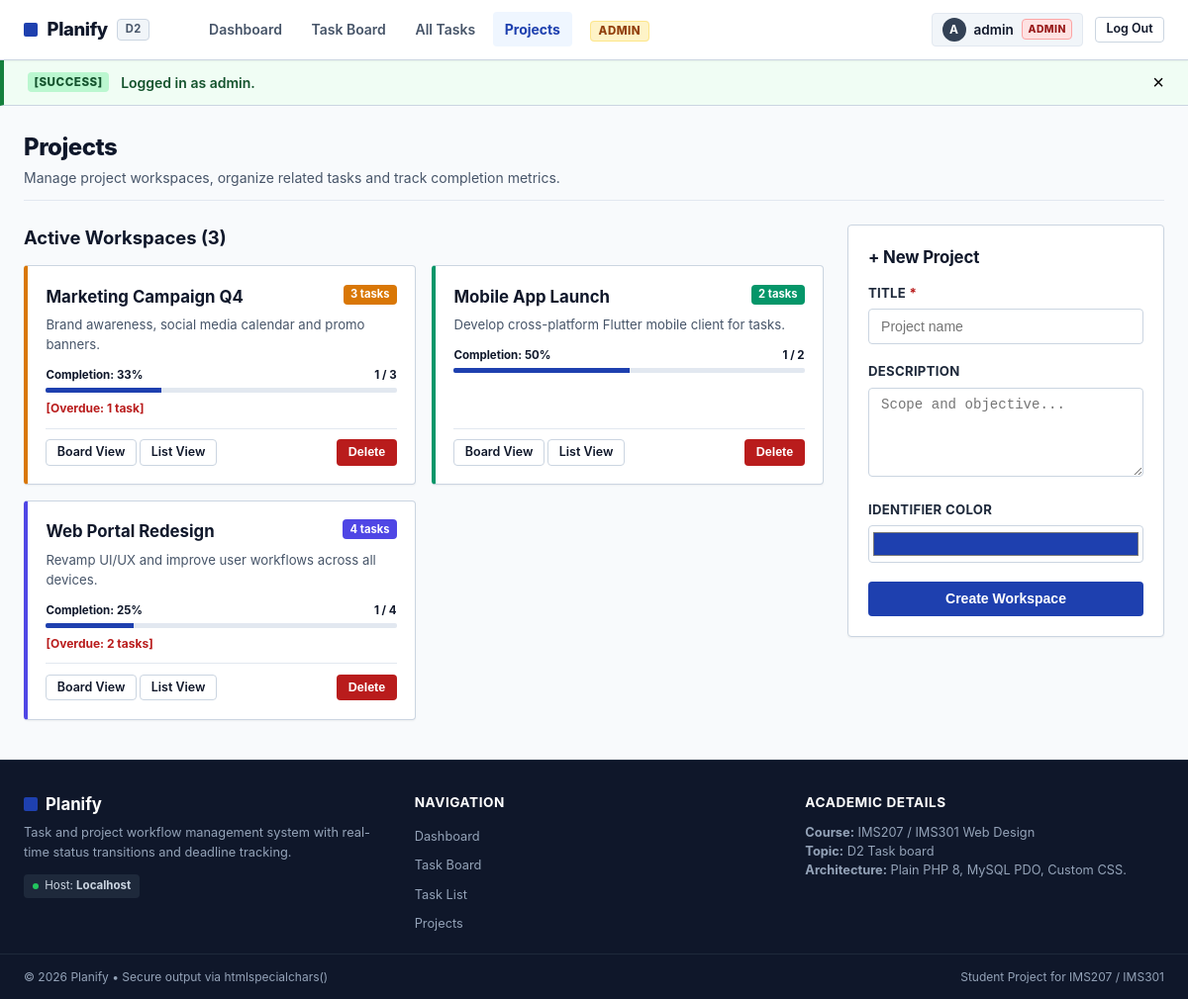
/projects.php (signed in), run on the app's committed database.
### tables this page shows
CREATE TABLE `projects` (
  `id` INT AUTO_INCREMENT PRIMARY KEY,
  `user_id` INT NOT NULL,
  `title` VARCHAR(100) NOT NULL,
  `description` TEXT DEFAULT NULL,
  `color` VARCHAR(20) NOT NULL DEFAULT '#4f46e5',
  `created_at` DATETIME NOT NULL DEFAULT CURRENT_TIMESTAMP,
  CONSTRAINT `fk_projects_user` FOREIGN KEY (`user_id`) REFERENCES `users` (`id`) ON DELETE CASCADE
);

### functions.php (called while the page is built, shortened)
<?php
function e(?string $value): string {
    return htmlspecialchars($value ?? '', ENT_QUOTES, 'UTF-8');
}

### projects.php (the view, shortened to what this page needs)
<?php
require_once 'config.php';
require_once 'functions.php';
try {
    $sql = "SELECT p.*, u.username AS owner_name,
            COUNT(t.id) AS total_tasks,
            SUM(CASE WHEN t.status = 'done' THEN 1 ELSE 0 END) AS done_tasks,
            SUM(CASE WHEN t.status != 'done' AND t.deadline IS NOT NULL AND t.deadline < NOW() THEN 1 ELSE 0 END) AS overdue_tasks
            FROM projects p
            JOIN users u ON p.user_id = u.id
            LEFT JOIN tasks t ON p.id = t.project_id
            WHERE 1=1 ";
    $params = [];
    $sql .= "GROUP BY p.id ORDER BY p.created_at DESC";
    $stmt = $pdo->prepare($sql);
    $stmt->execute($params);
    $projects = $stmt->fetchAll();
} catch (PDOException $e) {
    $projects = [];
}
require_once 'header.php';
?>
<div class="page-header">
    <div>
        <h1 class="page-title">Projects</h1>
        <p class="page-subtitle">Manage project workspaces, organize related tasks and track completion metrics.</p>
    </div>
</div>
<div style="display: grid; grid-template-columns: 1fr 320px; gap: 1.5rem; align-items: start;">
    <div>
        <h2 style="font-size: 1.15rem; font-weight: 700; margin-bottom: 0.85rem;">Active Workspaces (<?= count($projects) ?>)</h2>
        <?php if (empty($projects)): ?>
            <div class="card" style="text-align: center; padding: 2.5rem;">
                <p style="color: var(--text-muted);">No projects recorded yet. Create an initial workspace using the panel on the right.</p>
            </div>
        <?php else: ?>
            <div class="projects-grid">
                <?php foreach ($projects as $proj):
                    $total = (int)$proj['total_tasks'];
                    $done = (int)$proj['done_tasks'];
                    $overdue = (int)$proj['overdue_tasks'];
                    $pct = $total > 0 ? round(($done / $total) * 100) : 0;
                ?>
                    <div class="project-card" style="border-left-color: <?= e($proj['color']) ?>;">
                        <div>
                            <div class="project-header">
                                <h3 class="project-title"><?= e($proj['title']) ?></h3>
                                <span class="task-project-pill" style="background-color: <?= e($proj['color']) ?>;">
                                    <?= $total ?> tasks
                                </span>
                            </div>
                            <?php if (!empty($proj['description'])): ?>
                                <p class="project-desc" style="margin-top: 0.4rem;"><?= e($proj['description']) ?></p>
                            <?php endif; ?>
                            <div style="margin-top: 0.75rem;">
                                <div style="display: flex; justify-content: space-between; font-size: 0.72rem; font-weight: 700; margin-bottom: 0.25rem;">
                                    <span>Completion: <?= $pct ?>%</span>
                                    <span><?= $done ?> / <?= $total ?></span>
                                </div>
                                <div style="background-color: #e2e8f0; border-radius: 2px; height: 5px; overflow: hidden;">
                                    <div style="background-color: <?= $pct == 100 ? 'var(--success)' : 'var(--primary)' ?>; width: <?= $pct ?>%; height: 100%;"></div>
                                </div>
                            </div>
                            <?php if ($overdue > 0): ?>
                                <div style="margin-top: 0.45rem; font-size: 0.75rem; color: var(--danger); font-weight: 700;">
                                    [Overdue: <?= $overdue ?> task<?= $overdue > 1 ? 's' : '' ?>]
                                </div>
                            <?php endif; ?>
                        </div>
                        <div class="project-meta">
                            <div>
                                <a href="board.php?project_id=<?= $proj['id'] ?>" class="btn btn-outline btn-sm">
                                    Board View
                                </a>
                                <a href="tasks.php?project_id=<?= $proj['id'] ?>" class="btn btn-outline btn-sm">
                                    List View
                                </a>
                            </div>
                            <form method="POST" action="project-delete.php" style="display:inline;" onsubmit="return confirm('Deleting this project will permanently remove its tasks. Proceed?');">
                                <button type="submit" class="btn btn-danger btn-sm">Delete</button>
                            </form>
                        </div>
                    </div>
                <?php endforeach; ?>
            </div>
        <?php endif; ?>
    </div>
    <div class="card" style="position: sticky; top: 80px;">
        <h3 class="card-title">+ New Project</h3>
        <form method="POST" action="projects.php" novalidate>
            <div class="form-group">
                <label for="proj_title" class="form-label">Title <span class="required">*</span></label>
                <input type="text" name="title" id="proj_title" class="form-control" required maxlength="100" placeholder="Project name">
            </div>
            <div class="form-group">
                <label for="proj_desc" class="form-label">Description</label>
                <textarea name="description" id="proj_desc" class="form-control" rows="3" placeholder="Scope and objective..."></textarea>
            </div>
            <div class="form-group">
                <label for="proj_color" class="form-label">Identifier Color</label>
                <input type="color" name="color" id="proj_color" class="form-control" value="#1e40af" style="height: 38px; padding: 2px;">
            </div>
            <button type="submit" class="btn btn-primary btn-block">Create Workspace</button>
        </form>
    </div>
</div>
<?php require_once 'footer.php'; ?>

### css/style.css (style rules this page uses)
:root { --primary: #1e40af; --primary-hover: #1e3a8a; --primary-light: #eff6ff; --secondary: #0f766e; --success: #15803d; --success-light: #f0fdf4; --warning: #b45309; --warning-light: #fffbeb; --danger: #b91c1c; --danger-light: #fef2f2; --danger-dark: #991b1b; --bg-main: #f8fafc; --bg-card: #ffffff; --bg-subtle: #f1f5f9; --text-main: #0f172a; --text-muted: #475569; --text-light: #94a3b8; --text-white: #ffffff; --border-color: #cbd5e1; --border-subtle: #e2e8f0; --border-focus: #3b82f6; --shadow-sm: 0 1px 2px 0 rgba(0, 0, 0, 0.05); --shadow-md: 0 2px 4px -1px rgba(0, 0, 0, 0.08); --shadow-lg: 0 4px 6px -1px rgba(0, 0, 0, 0.1); --shadow-overdue: 0 0 0 1px #b91c1c, 0 2px 6px rgba(185, 28, 28, 0.15); --radius-sm: 4px; --radius-md: 6px; --radius-lg: 8px; --radius-full: 9999px; --font-stack: -apple-system, BlinkMacSystemFont, "Segoe UI", Roboto, "Helvetica Neue", Arial, sans-serif; --transition: all 0.15s ease-in-out; }
* { box-sizing: border-box; margin: 0; padding: 0; }
html, body { min-height: 100vh; font-family: var(--font-stack); background-color: var(--bg-main); color: var(--text-main); line-height: 1.5; display: flex; flex-direction: column; }
a { color: var(--primary); text-decoration: none; transition: var(--transition); }
.btn { display: inline-flex; align-items: center; justify-content: center; gap: 0.35rem; padding: 0.5rem 1rem; font-size: 0.875rem; font-weight: 600; border-radius: var(--radius-sm); border: 1px solid transparent; cursor: pointer; text-decoration: none; transition: var(--transition); line-height: 1.2; }
.btn-primary { background-color: var(--primary); color: var(--text-white); }
.btn-outline { background-color: #ffffff; border-color: var(--border-color); color: var(--text-main); }
.btn-danger { background-color: var(--danger); color: var(--text-white); }
.btn-sm { padding: 0.3rem 0.65rem; font-size: 0.78rem; }
.btn-block { width: 100%; }
.page-header { display: flex; align-items: center; justify-content: space-between; flex-wrap: wrap; gap: 1rem; margin-bottom: 1.5rem; padding-bottom: 0.75rem; border-bottom: 1px solid var(--border-subtle); }
.page-title { font-size: 1.5rem; font-weight: 800; color: #0f172a; letter-spacing: -0.02em; }
.page-subtitle { color: var(--text-muted); font-size: 0.875rem; margin-top: 0.15rem; }
.card { background-color: var(--bg-card); border: 1px solid var(--border-color); border-radius: var(--radius-sm); padding: 1.25rem; box-shadow: var(--shadow-sm); margin-bottom: 1.5rem; }
.card-title { font-size: 1.05rem; font-weight: 700; margin-bottom: 0.85rem; color: #0f172a; letter-spacing: -0.01em; }
.task-project-pill { font-size: 0.7rem; font-weight: 700; padding: 0.1rem 0.45rem; border-radius: var(--radius-sm); display: inline-block; color: white; }
.form-group { margin-bottom: 1.15rem; }
.form-label { display: block; font-weight: 700; font-size: 0.825rem; color: #1e293b; margin-bottom: 0.35rem; text-transform: uppercase; letter-spacing: 0.02em; }
.form-label .required { color: var(--danger); }
.form-control { width: 100%; padding: 0.55rem 0.75rem; font-size: 0.88rem; border: 1px solid var(--border-color); border-radius: var(--radius-sm); background-color: #ffffff; color: var(--text-main); outline: none; transition: var(--transition); }
textarea.form-control { min-height: 90px; resize: vertical; }
.projects-grid { display: grid; grid-template-columns: repeat(auto-fill, minmax(300px, 1fr)); gap: 1rem; }
.project-card { background-color: #ffffff; border: 1px solid var(--border-color); border-radius: var(--radius-sm); padding: 1.15rem; box-shadow: var(--shadow-sm); display: flex; flex-direction: column; justify-content: space-between; border-left: 4px solid var(--primary); gap: 0.65rem; }
.project-header { display: flex; align-items: flex-start; justify-content: space-between; }
.project-title { font-size: 1.05rem; font-weight: 700; color: #0f172a; }
.project-desc { color: var(--text-muted); font-size: 0.825rem; }
.project-meta { display: flex; align-items: center; justify-content: space-between; padding-top: 0.65rem; border-top: 1px solid var(--border-subtle); font-size: 0.78rem; color: var(--text-muted); }

### data on the page
projects: title "Marketing Campaign Q4", total "3", description "Brand awareness, social media calendar and promo banners.", pct "33", done "1", overdue "1"
projects: title "Mobile App Launch", total "2", description "Develop cross-platform Flutter mobile client for tasks.", pct "50", done "1"
projects: title "Web Portal Redesign", total "4", description "Revamp UI/UX and improve user workflows across all devices.", pct "25", done "1", overdue "2"

### other printed values
substr($user['username'], 0, 1) "A"
$user['username'] "admin"
$user['role'] "ADMIN"
$flash['type'] "SUCCESS"
$flash['message'] "Logged in as admin."
count($projects) "3"
